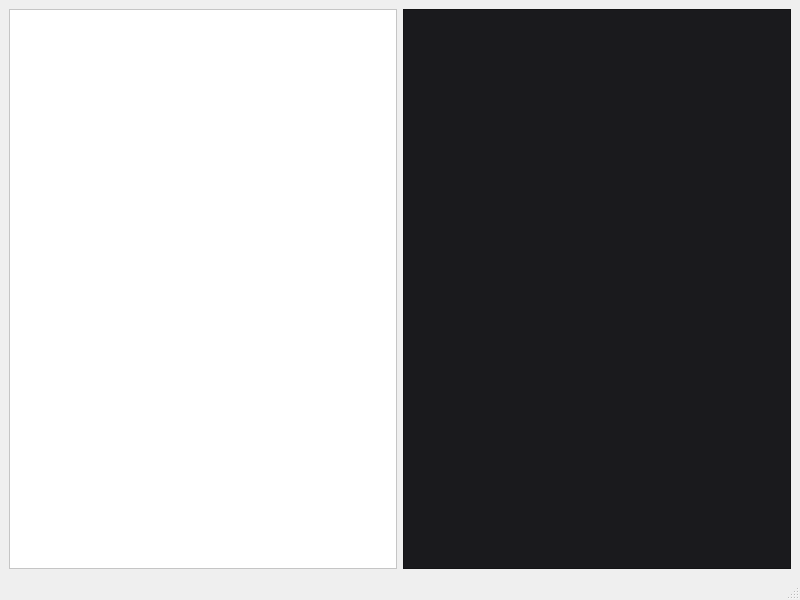
<?xml version="1.0" encoding="UTF-8"?>
<ui version="4.0">
    <class>MainWindow</class>
    <widget class="QMainWindow" name="MainWindow">
        <property name="geometry">
            <rect>
                <x>0</x>
                <y>0</y>
                <width>800</width>
                <height>600</height>
            </rect>
        </property>
        <property name="windowTitle">
            <string>FlightFinder</string>
        </property>
        <widget class="QWidget" name="centralWidget">
            <layout class="QGridLayout" name="gridLayout">
                <item row="0" column="0">
                    <layout class="QHBoxLayout" name="horizontalLayout">
                        <item>
                            <widget class="QGraphicsView" name="graphicsView_2">
                                <property name="styleSheet">
                                    <string notr="true">background-color: rgb(255, 255, 255);</string>
                                </property>
                            </widget>
                        </item>
                        <item>
                            <widget class="QGraphicsView" name="graphicsView">
                                <property name="styleSheet">
                                    <string notr="true">background-color: rgb(26, 26, 29);</string>
                                </property>
                            </widget>
                        </item>
                    </layout>
                </item>
            </layout>
        </widget>
        <widget class="QMenuBar" name="menubar">
            <property name="geometry">
                <rect>
                    <x>0</x>
                    <y>0</y>
                    <width>800</width>
                    <height>21</height>
                </rect>
            </property>
        </widget>
        <widget class="QStatusBar" name="statusbar"/>
    </widget>
    <resources/>
    <connections/>
</ui>
